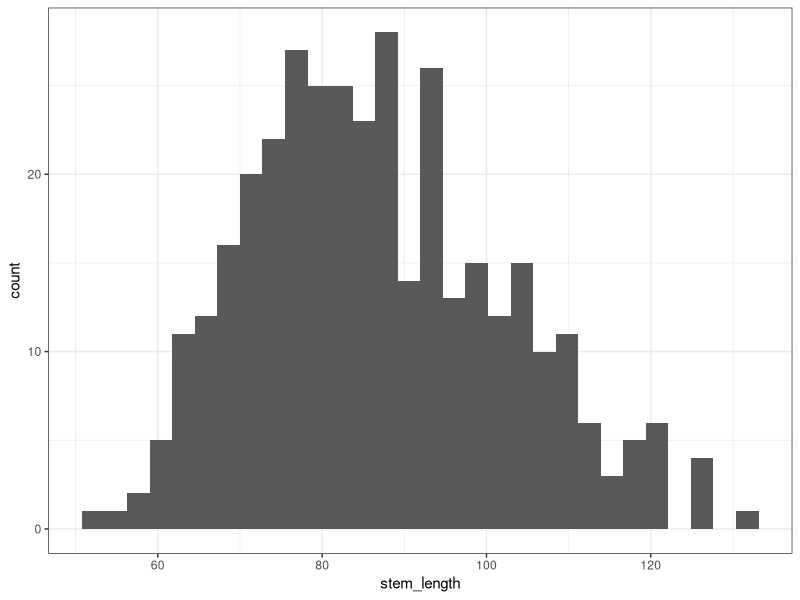
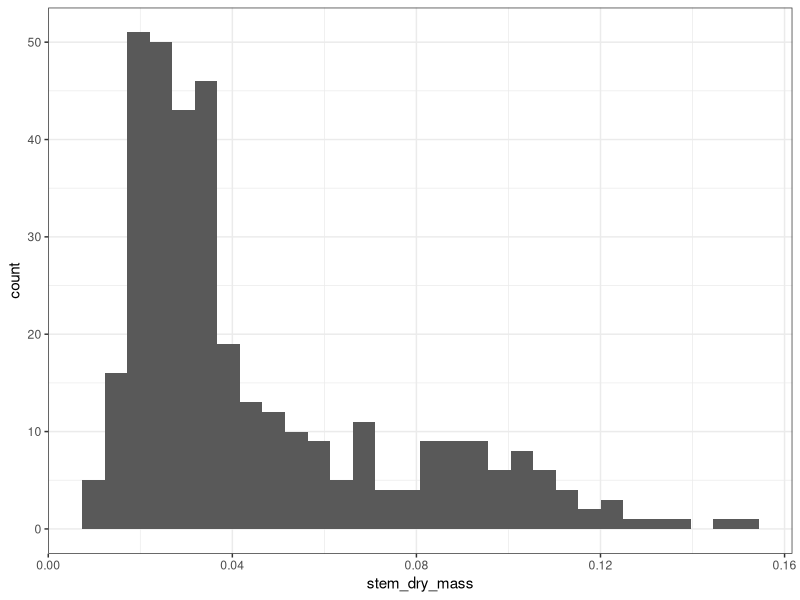
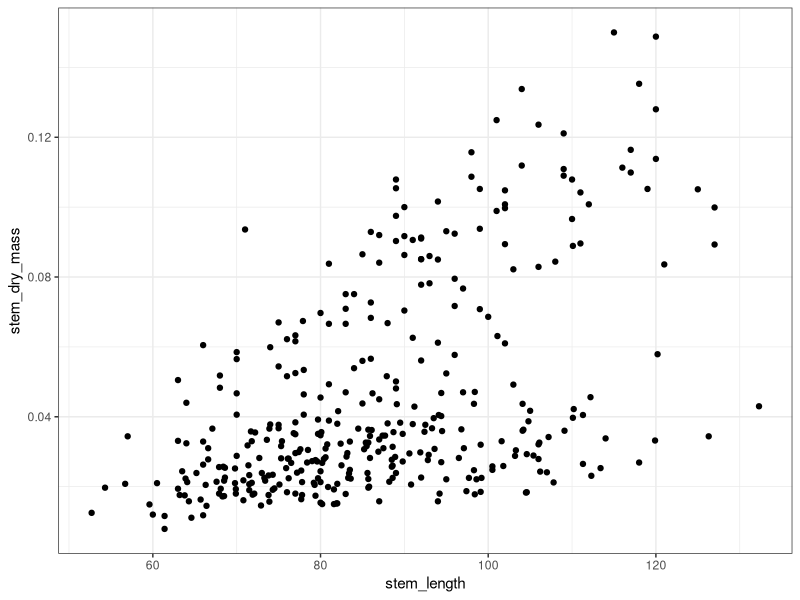
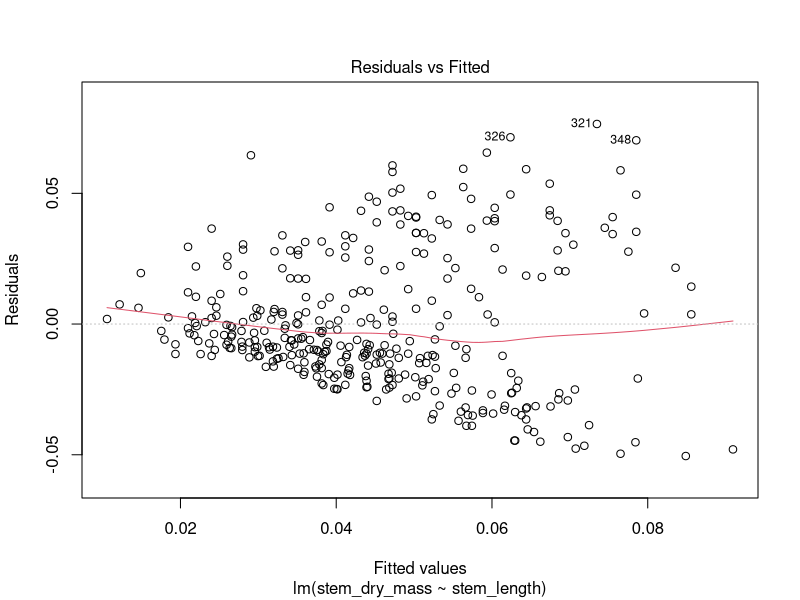
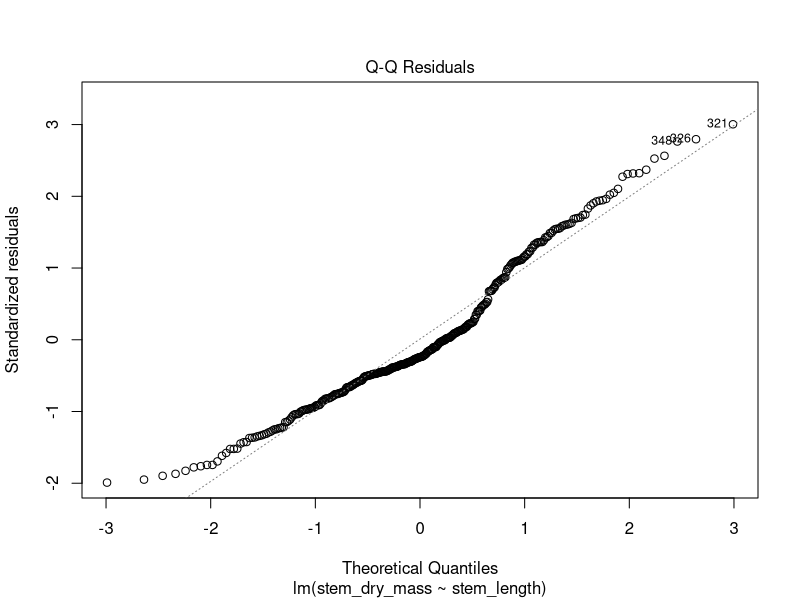
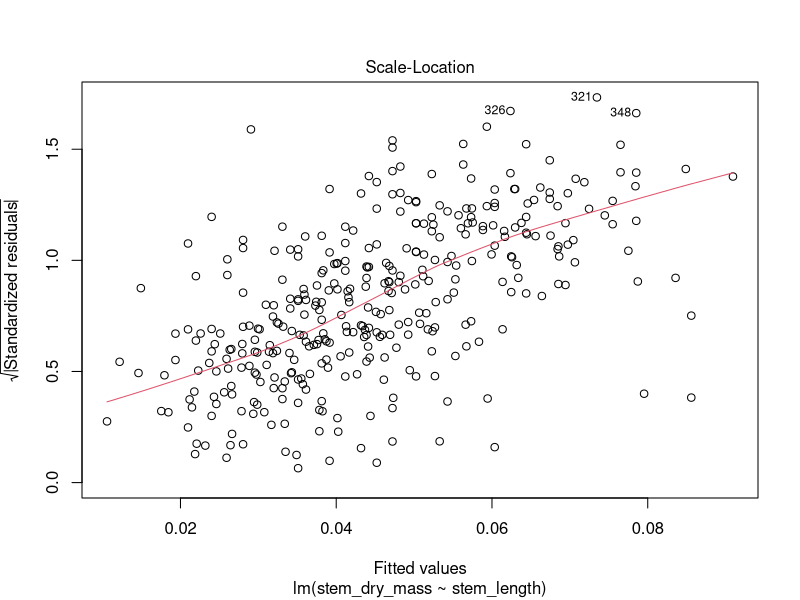
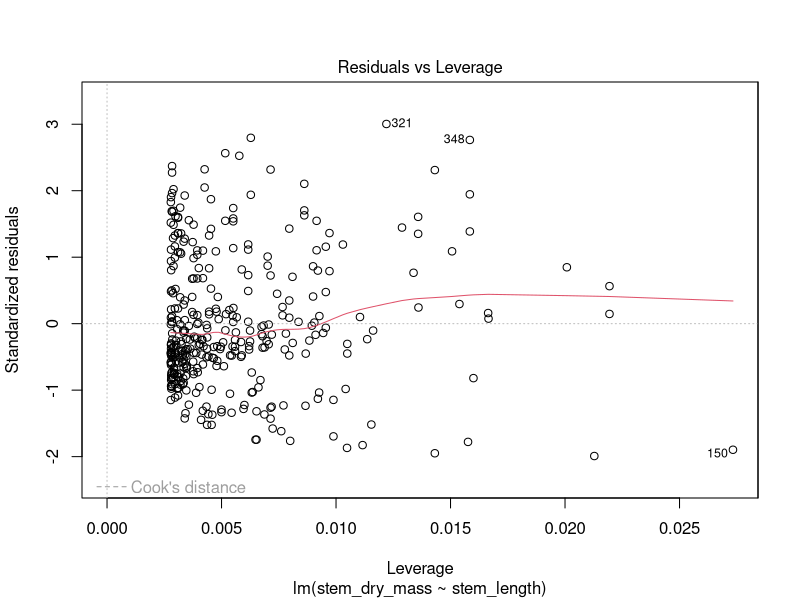

R code for these plots, in order: (Note: this script raises an error after producing the figures.)
## ---- chunk 1
library(here)
library(tidyverse)

maples <- read_csv(here("./Labs/week8/hbr_maples.csv"))
## ---- chunk 2
# Create and examine histograms of raw values.
(hist1 <- ggplot(maples, aes(x = stem_length)) +  
    geom_histogram() +  
    theme_bw())  

(hist2 <- ggplot(maples, aes(x = stem_dry_mass)) +  
    geom_histogram() +  
    theme_bw())  

# Create and examine an initial scatterplot of data.
(scatter1 <- ggplot(maples, aes(x = stem_length, y = stem_dry_mass)) +  
    geom_point() +  
    theme_bw()) 
## ---- chunk 3
# Fit linear regression model with one dependent variable (mass) and one 
# independent variable (length) 
maple.lm1 <- lm(stem_dry_mass ~ stem_length, data = maples)  

# Examine the results.
summary(maple.lm1)
## ---- chunk 4
# Examine model residual plots (4 in total).
plot(maple.lm1)
## ---- chunk 5
windows() # quartz() if on a Mac  

par(mfrow = c(2,2))  

plot(linearmodel)
## ---- chunk 6
# Log-transform mass values since these appeared skewed at the start.
maples$log_stem_dry_mass <- log10(maples$stem_dry_mass)

# Re-fit model using these values.
maple.lm2 <- lm(log_stem_dry_mass ~ stem_length, data = maples)

# Examine the results and the residuals.
summary(maple.lm2)

plot(maple.lm2)

## ---- chunk 7
# Create a new column of predicted seedling mass values based on your
# model results and using the original seedling height input values.
mass_predict <- fitted(maple.lm2)

# Add these values to your original dataset for plotting purposes.
maples <- maples %>%
  mutate(log_mass_predict = mass_predict) %>% # log-transformed values
  mutate(stem_dry_mass_predict = 10^(log_mass_predict)) # un-transformed values

# Plot these results.
(scatter2 <- ggplot(maples, aes(x = stem_length)) +
  
  # first the predicted values
  geom_point(aes(y = stem_dry_mass_predict), color = "darkolivegreen3") +
  
  # then the raw data
  geom_point(aes(y = stem_dry_mass), color = "black") +
  
  # don't forget axis labels with units
  labs(x = "Seedling Height (mm)", 
       y = "Seedling Mass (g)") +
  
  # and this is an optional way to transform your axis
  scale_y_log10() +
  theme_bw())
## ---- chunk 8
# Create and examine an initial scatterplot of data.
(scatter_stem_length <- ggplot(maples, aes(x = stem_length, y = stem_dry_mass)) +  
    geom_point() +  
    theme_bw()) 
## ---- chunk 9
# Create and examine an initial scatterplot of data.
(scatter_leaf_dry_mass <- ggplot(maples, aes(x = leaf_dry_mass, y = stem_dry_mass)) +  
    geom_point() +  
    theme_bw()) 
## ---- chunk 10
# Create and examine an initial scatterplot of data.
(corrected_leaf_area <- ggplot(maples, aes(x = corrected_leaf_area, y = stem_dry_mass)) +  
    geom_point() +  
    theme_bw()) 
## ---- chunk 11
# Create and examine an initial scatterplot of data.
(corrected_calcium <- ggplot(maples, aes(x = watershed, y = stem_dry_mass)) +  
    geom_point() +  
    theme_bw()) 
## ---- chunk 12
# Create and examine an initial scatterplot of data.
(corrected_elevation <- ggplot(maples, aes(x = elevation, y = stem_dry_mass)) +  
    geom_point() +  
    theme_bw()) 
## ---- chunk 13
#cor.test can only be done pairwise, two variables at a time
cor.test(x = maples$stem_length, y = maples$leaf_dry_mass)
cor.test(x = maples$stem_length, y = maples$corrected_leaf_area)
cor.test(x = maples$leaf_dry_mass, y = maples$corrected_leaf_area)
## ---- chunk 14
#maples.mlm2.1 <- lm(data = maples, stem_dry_mass ~ stem_length + leaf_dry_mass + corrected_leaf_area + watershed elevationMid)
## ---- chunk 15
new_data <- old_data[-4,]
## ---- chunk 16
lm1_AIC <- AIC(lm1)
